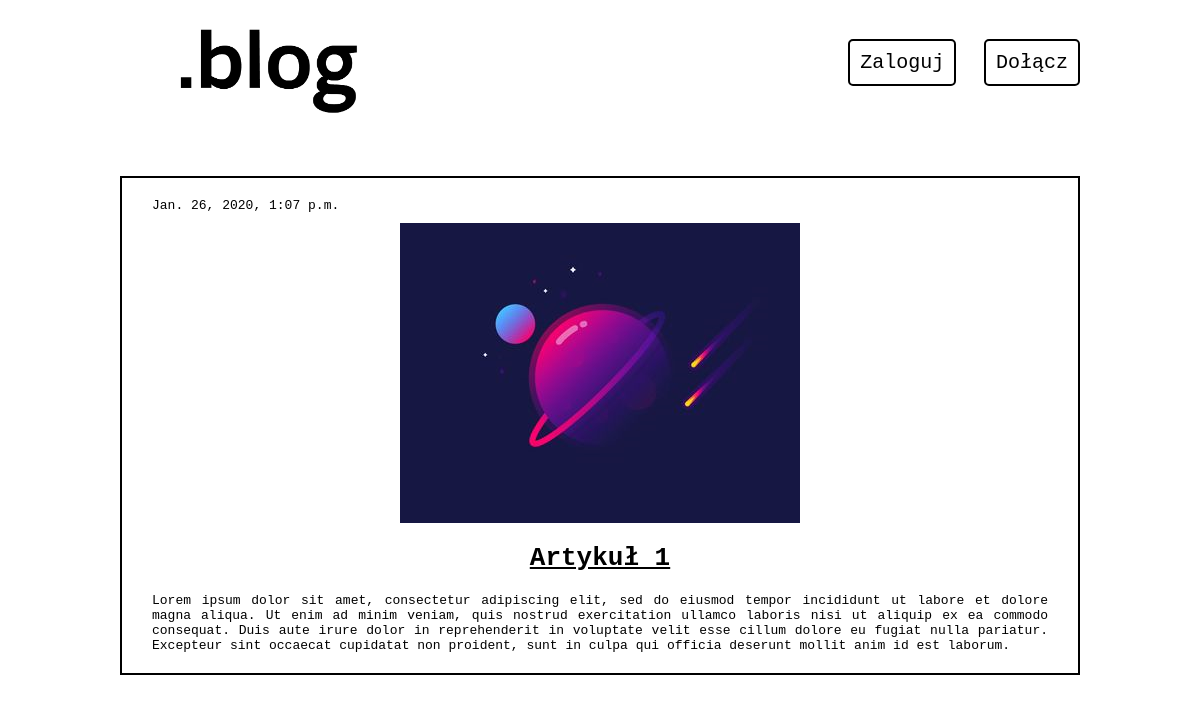
/articles/artykul-1/, run on the app's committed database.
### articles/models.py (models this page shows, shortened)
class Article(models.Model):
    title = models.CharField(max_length=100)
    slug = models.SlugField()
    body = models.TextField()
    date = models.DateTimeField(auto_now_add=True)
    thumb = models.ImageField(default='default.png',blank = True)
    author = models.ForeignKey(User, default = None, on_delete=models.SET_DEFAULT)

### articles/views.py (the view)
# urls.py: re_path(r'^(?P<slug>[\w-]+)/$',views.article_detail, name="detail"),
def article_detail(request,slug):
    article = Article.objects.get(slug=slug)
    return render(request,'articles/article_detail.html',{'article':article})

### articles/templates/articles/article_detail.html
{% extends 'base_layout.html' %}
{% block content %}
<div class="article-detail">
  <div class="article">
      <p>{{article.date}}</p>
    <img src="{{article.thumb.url}}"/>
    <h2>{{article.title}}</h2>
    <p>{{article.body}}</p>
    </div>
</div>
{% endblock %}

### assets/styles.css (style rules this page uses)
body { background-color: #fff; color: #000; background-position: top center; background-repeat: repeat-x; }
body * { font-family: monospace; }
h1, h2, h3, h4, h5 { font-weight: bold; margin: 0; }
.article { padding: 20px; border: 2px solid #000; position: relative; padding-bottom: 30px; }
.article h2 { text-decoration: underline; font-size: 2em; }
.article-detail .article { padding: 10px; }
.article-detail .article img { max-width: 100%; display: block; margin: 0 auto; }
.article-detail .article h2 { text-align: center; margin: 20px auto; font-size: 2em }
.article-detail .article p { text-align: justify; margin: 10px 20px; }

### data on the page
Article: date "Jan. 26, 2020, 1:07 p.m.", thumb (placeholder picture), title "Artykuł 1", body "Lorem ipsum dolor sit amet, consectetur adipiscing elit, sed do eiusmod tempor incididunt ut labore et dolore magna aliqua. Ut enim ad minim veniam, quis nostrud exercitation ullamco laboris nisi ut aliquip ex ea commodo consequat. Duis aute irure dolor in reprehenderit in voluptate velit esse cillum dolore eu fugiat nulla pariatur. Excepteur sint occaecat cupidatat non proident, sunt in culpa qui officia deserunt mollit anim id est laborum."
